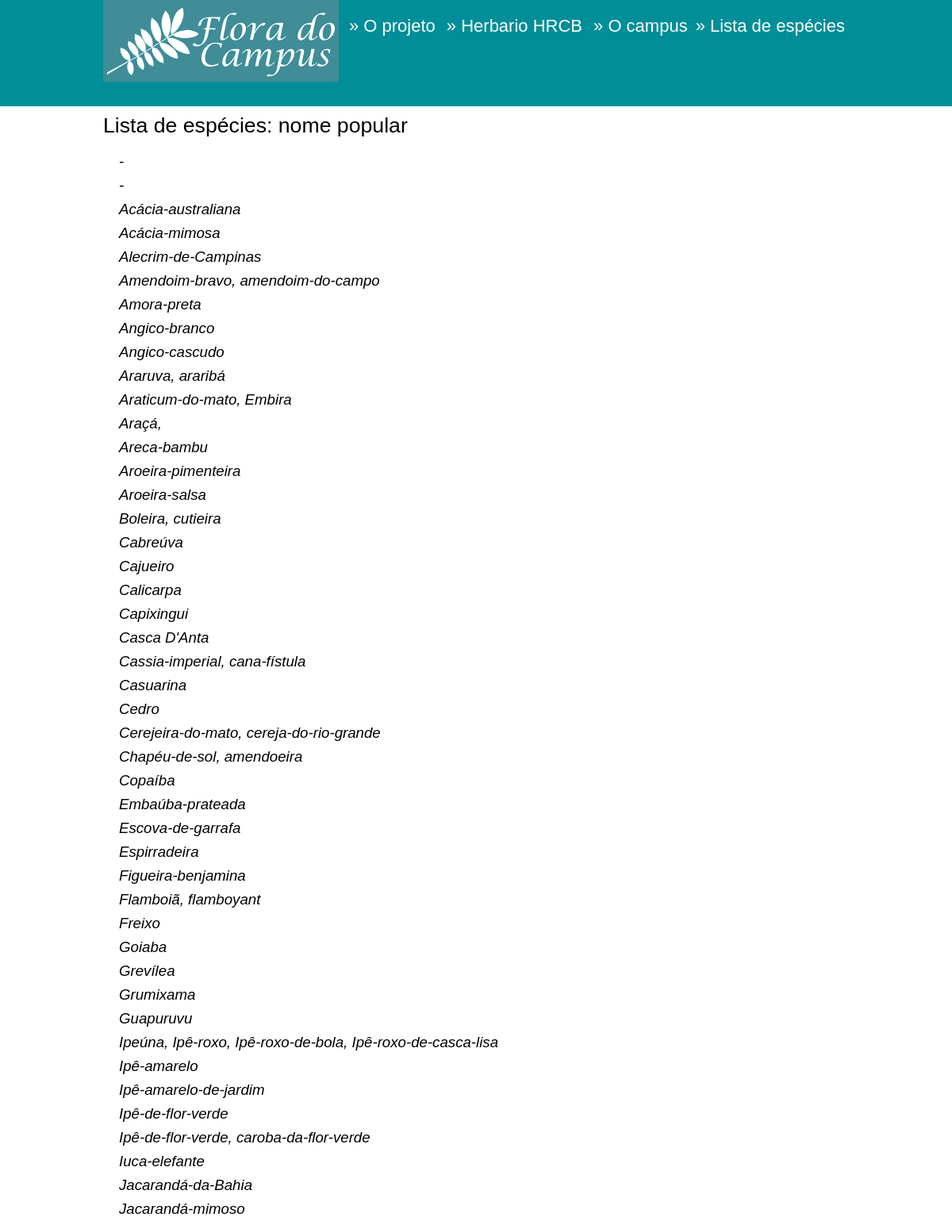
Page /especies/categoria/vernacular/ (upper part) on the earlier database version.
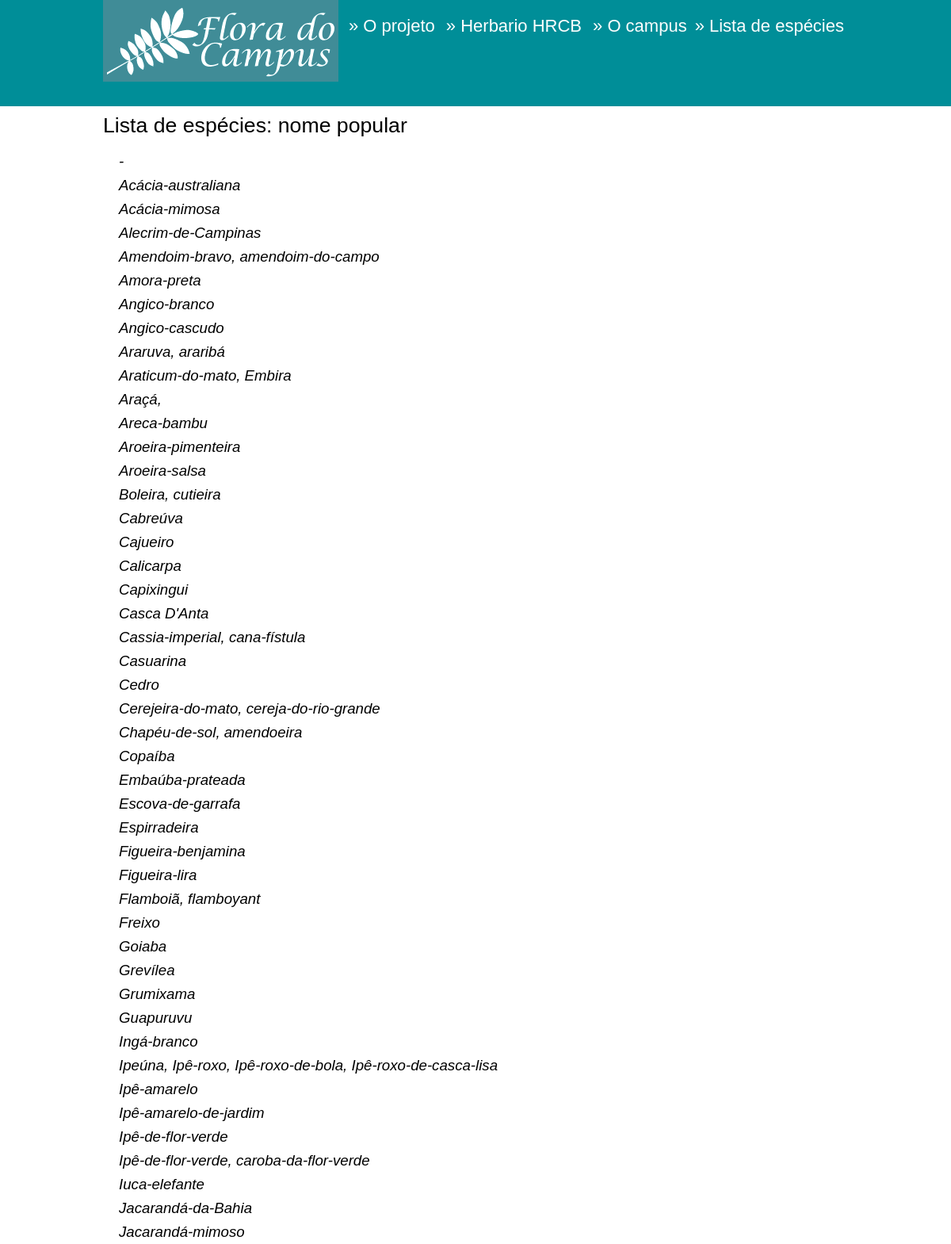
Same page on the later database version.
### flora/models.py (models this page shows, shortened)
class Post(models.Model):
    author = models.ForeignKey('auth.User')
    title = models.CharField(max_length=200)
    familia = models.CharField(max_length=300)
    genero = models.CharField(max_length=300)
    especie = models.CharField(max_length=300)
    autor = models.CharField(max_length=300)
    texto = models.TextField()
    habito = models.CharField(max_length=300)
    vernacular = models.CharField(max_length=300)
    floracao = models.CharField(max_length=300)
    frutificacao = models.CharField(max_length=300)
    origem = models.CharField(max_length=300)
    mapa = models.TextField()
    referencias = models.TextField()
    created_date = models.DateTimeField(
            default=timezone.now)
    published_date = models.DateTimeField(
            blank=True, null=True)

### flora/views.py (the view)
# urls.py: url(r'^especies/categoria/vernacular/', views.list_species_by_vernacular),
def list_species_by_vernacular(request):
    species = Post.objects.all().order_by('vernacular')
    return render(request, 'flora/vernacular.html', {'species': species, 'view': 'Nome Popular'})

### flora/templates/flora/vernacular.html
{% extends 'flora/base.html' %}
{% load static %}
{% block content %}
<div id="title">
	<div>
		<h1>Lista de espécies: nome popular</h1>
	</div>
</div>
<div id="listagem">
<div>
<ul>
{% for specie in species %}
<li>
		<a href="{% url 'flora.views.post_detail' pk=specie.pk %}">
			{{ specie.vernacular }}
		</a>
</li>
{% endfor %}
</ul>
</div>
</div>
{% endblock content %}

Differences in the rows shown:
changed Post: vernacular "-" → "Figueira-lira"; moves down the list
added Post: vernacular "Ingá-branco"
